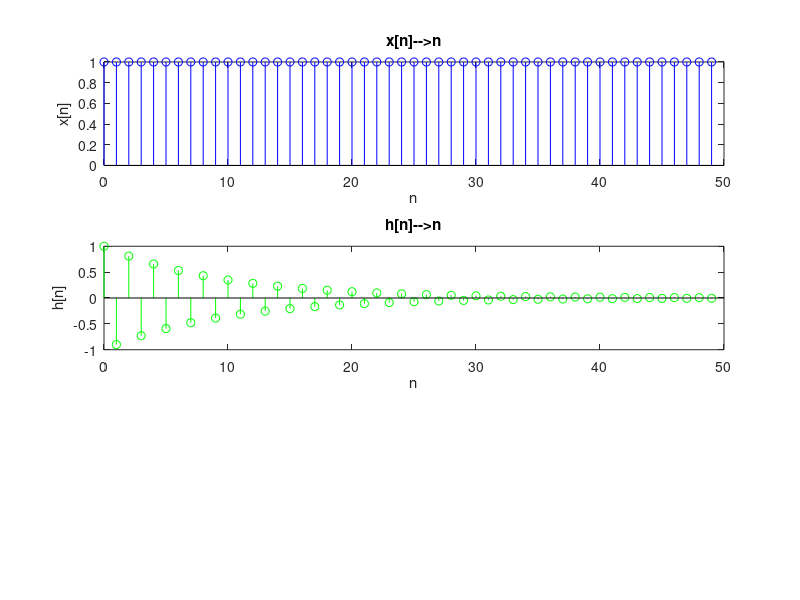

Recreate this plot in MATLAB. (Note: this script raises an error after producing the figure.)
clc;
clf;
clear all;

n=50;
a1=1;
a2=-0.9;
x=a1.^[0:n-1];
h=a2.^[0:n-1];

n1=0:49;
n2=0:49;
n3=1:length(x)+length(h)-1;

#-----------------Plotting of x[n] & h[n]-----------------------
subplot(3,1,1);
stem(n1,x,'b');		#Plotting x[n]-->n
title("x[n]-->n");
xlabel("n");
ylabel("x[n]");

subplot(3,1,2);
stem(n2,h,'g');		#Plotting h[n]-->n
title("h[n]-->n");
xlabel("n");
ylabel("h[n]");

#-----------------Plotting of x[n]*h[n]-------------------------
y=Convolution(x,h);			#Calling Convolution function and storing its result in y1
subplot(3,1,3);
stem(n3,y,'g');			#Plotting y1
y=y						#Displaying y1
title("y[n]-->n");
xlabel("n");
ylabel("y[n]");
